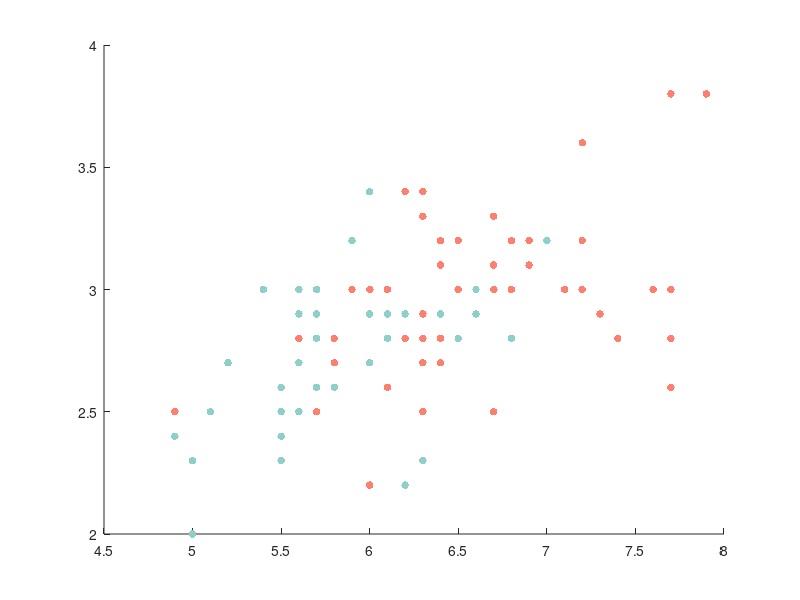

The MATLAB source for this figure: (Note: this script raises an error after producing the figure.)
%%%%%%%%%%%%%%%%%%%%%%%%%%%Figure4.9%%%%%%%%%%%%%%%%%%%%%%%%%%%%%%%%%%%%%%%%%%
%                         本文件绘制论文图4.8                                  %
%                         作者：余道洪                                         %
%                         修改日期：2023.3.15                                  %
%%%%%%%%%%%%%%%%%%%%%%%%%%%%%%%%%%%%%%%%%%%%%%%%%%%%%%%%%%%%%%%%%%%%%%%%%%%%%%%
clc;clear;
load fisheriris.mat

X = meas(:,1); 
Y = meas(:,2); 
Z = meas(:,3); 
ZF = [ones(50,1);2*ones(50,1);3*ones(50,1)];

C = repmat([1,2,3],numel(X),1);

c = C(:);


figure(1)

scatter(X(51:100),Y(51:100),30,[142 207 201]/255,'filled');
hold on
scatter(X(101:150),Y(101:150),30,[255 127 111]/255,'filled');
ax=gca
ax.XAxis.Visible='off';
ax.YAxis.Visible='off';
ax.ZAxis.Visible='off';
legend('1','-1')

%% 图4.9(b)
figure(2)

A = [4.5;4.5;8;8;4.5];
B = [2;4;4;2;2];
C = [3;3;7;7;3];
h = fill3(A,B,C,[130,176,210]/255)
set(h,'edgealpha',0,'facealpha',0.3)
hold on
scatter3(X(51:100),Y(51:100),Z(51:100)-1,20,[142 207 201]/255,'filled');
hold on
scatter3(X(101:150),Y(101:150),2+Z(101:150),20,[255 127 111]/255,'filled');
hold on
scatter3(X(51:100),Y(51:100),zeros(50,1),20,[142 207 201]/255,'filled');
hold on
scatter3(X(101:150),Y(101:150),zeros(50,1),20,[255 127 111]/255,'filled');
hold on
legend('','1','-1')
hold on
view(-15,10)
ax=gca
ax.XAxis.Visible='off';
ax.YAxis.Visible='off';
ax.ZAxis.Visible='off';
prettyAxes().gbase()
